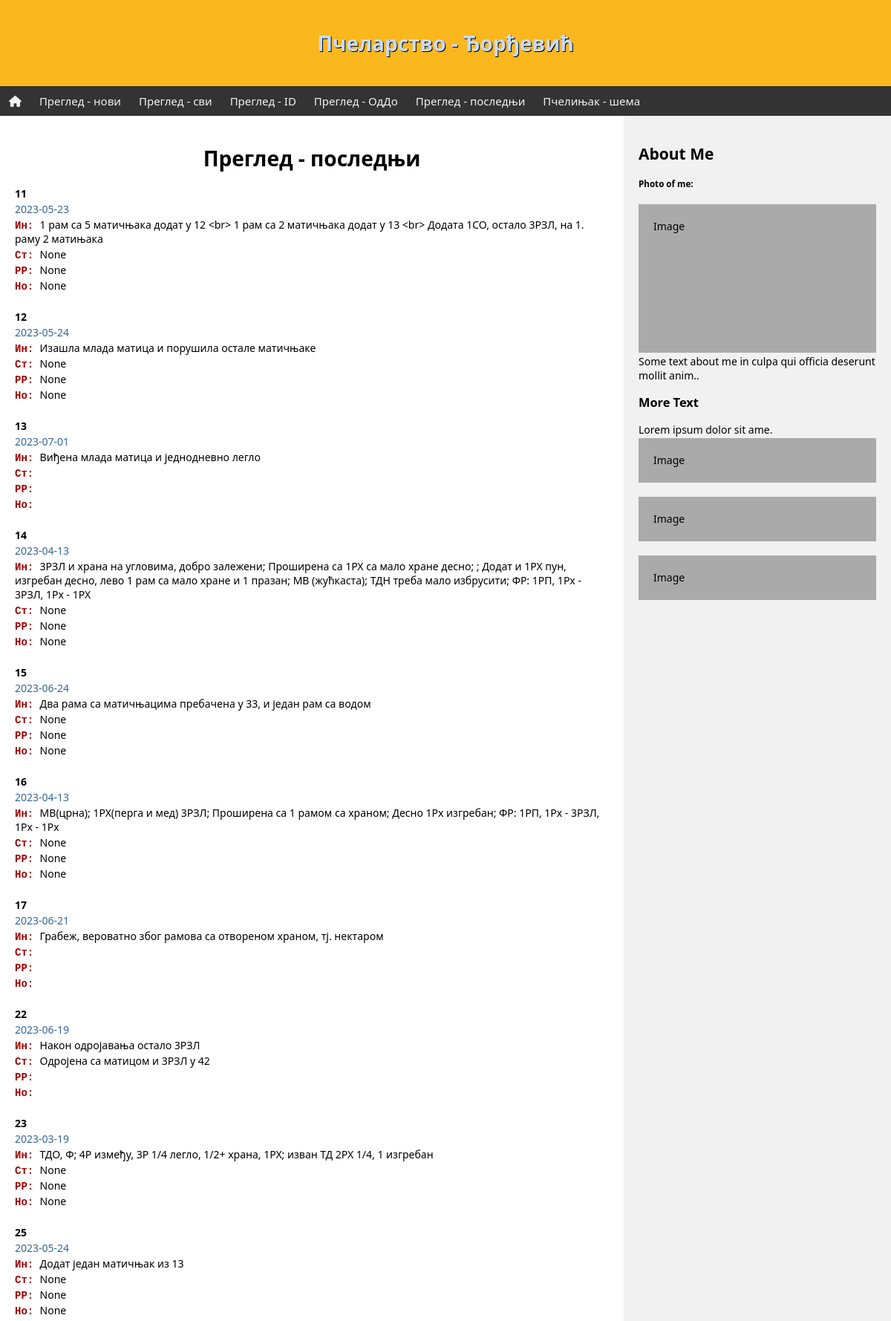
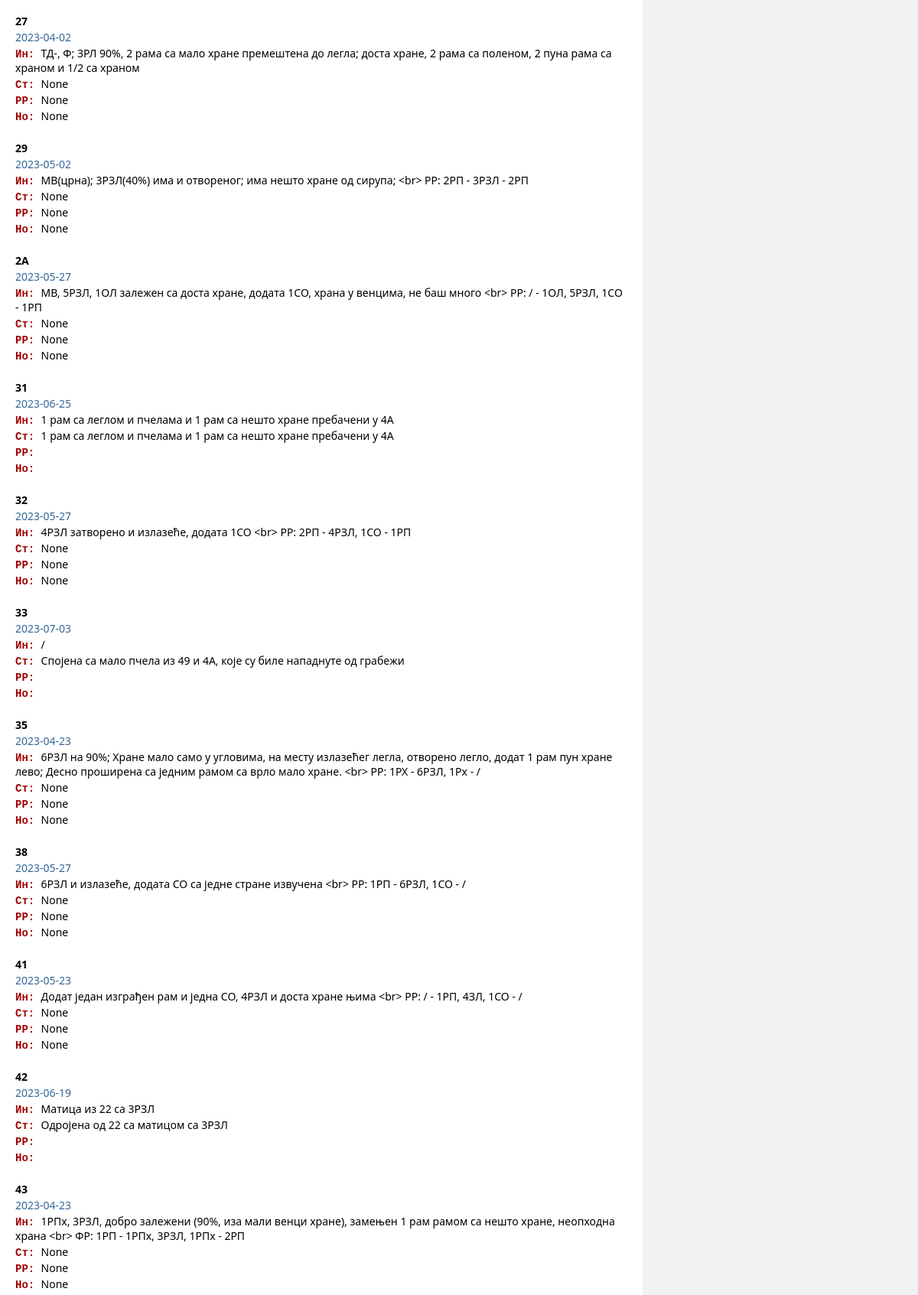
Screenshot of /inspect_last (upper part) with the database file from the repository (2 pictures, top to bottom).
### tables this page shows
CREATE TABLE inspect (id INTEGER PRIMARY KEY ASC AUTOINCREMENT NOT NULL, hive_id TEXT (2) NOT NULL, date DATE NOT NULL, state VARCHAR (255), interv VARCHAR (255), frames VARCHAR (127), note VARCHAR (255));

### app.py (the view)
@app.route("/inspect_last")
def inspect_last():
    db = os.path.join(app.root_path, 'pcelinjak.db')
    con = sqlite3.connect(db)
    cur = con.cursor()
    sql="""
    SELECT I.hive_id, I.date, I.interv, I.state, I.frames, I.note
    FROM inspect AS I
    JOIN
    (
        SELECT hive_id, MAX(date) ldate
        FROM inspect
        GROUP BY hive_id
    ) as M
    ON I.hive_id = M.hive_id AND I.date = M.ldate
    ORDER BY    I.hive_id
    """
    cur.execute(sql)
    rew=cur.fetchall()
    con.close()
    return render_template("inspect_last.html", review=rew)

### templates/inspect_last.html
{% extends 'template.html' %}
{% block content %}
  <h1>Преглед - последњи</h1>
	{% for (hive_id, date, state, interv, frames, note) in review %}
    <p><b>{{ hive_id }}</b></p>
		<p style="color: #336699">{{ date }}</p>
	  <p><span class="vst">Ин: </span>{{ interv }}</p>
		<p><span class="vst">Ст: </span>{{ state }}</p>
	  <p><span class="vst">РР: </span>{{ frames }}</p>
	  <p><span class="vst">Но: </span>{{ note }}</p>
		<br />
	{% endfor %}
{% endblock content %}

### static/css/style.css (style rules this page uses)
* { box-sizing: border-box; }
body { margin: 0; font-family: 'Segoe UI', Tahoma, Geneva, Verdana, sans-serif; font-size: 14px; }
p { margin-top: 2px; margin-bottom: 2px; }
h1 { text-align: center; }
.vst { color: #a00000; font-weight: 600; font-family: 'Courier New', Courier, monospace; }

### rows the page displays
inspect: hive "12", date "2023-05-24", state "Изашла млада матица и порушила остале матичњаке", state "None", frames "None", note "None"
inspect: hive "13", date "2023-07-01", state "Виђена млада матица и једнодневно легло"
inspect: hive "14", date "2023-04-13", state "3РЗЛ и храна на угловима, добро залежени; Проширена са 1РХ са мало хране десно; ; Додат и 1РХ пун, изгребан десно, лево 1 рам са мало хране и 1 празан; МВ (жућкаста); ТДН треба мало избрусити; ФР: 1РП, 1Рх - 3РЗЛ, 1Рх - 1РХ", state "None", frames "None", note "None"
inspect: hive "15", date "2023-06-24", state "Два рама са матичњацима пребачена у 33, и један рам са водом", state "None", frames "None", note "None"
inspect: hive "16", date "2023-04-13", state "МВ(црна); 1РХ(перга и мед) 3РЗЛ; Проширена са 1 рамом са храном; Десно 1Рх изгребан; ФР: 1РП, 1Рх - 3РЗЛ, 1Рх - 1Рх", state "None", frames "None", note "None"
inspect: hive "17", date "2023-06-21", state "Грабеж, вероватно због рамова са отвореном храном, тј. нектаром"
inspect: hive "22", date "2023-06-19", state "Након одројавања остало 3РЗЛ", interv "Одројена са матицом и 3РЗЛ у 42"
inspect: hive "23", date "2023-03-19", state "ТДО, Ф; 4Р између, 3Р 1/4 легло, 1/2+ храна, 1РХ; изван ТД 2РХ 1/4, 1 изгребан", state "None", frames "None", note "None"
inspect: hive "25", date "2023-05-24", state "Додат један матичњак из 13", state "None", frames "None", note "None"
inspect: hive "27", date "2023-04-02", state "ТД-, Ф; 3РЛ 90%, 2 рама са мало хране премештена до легла; доста хране, 2 рама са поленом, 2 пуна рама са храном и 1/2 са храном", state "None", frames "None", note "None"
inspect: hive "31", date "2023-06-25", interv "1 рам са леглом и пчелама и 1 рам са нешто хране пребачени у 4A", state "1 рам са леглом и пчелама и 1 рам са нешто хране пребачени у 4A"
inspect: hive "33", date "2023-07-03", state "/", interv "Спојена са мало пчела из 49 и 4A, које су биле нападнуте од грабежи"
inspect: hive "42", date "2023-06-19", state "Матица из 22 са 3РЗЛ", interv "Одројена од 22 са матицом са 3РЗЛ"

### other values shown
{{ hive_id }} "11" "29" "2A" "32" "35" "38" "41" "43"
{{ date }} "2023-05-23" "2023-05-02" "2023-05-27" "2023-05-27" "2023-04-23" "2023-05-27" "2023-05-23" "2023-04-23"
{{ interv }} "1 рам са 5 матичњака додат у 12 <br> 1 рам са 2 матичњака додат у 13 <br> Додата 1СО, остало 3РЗЛ, на 1. раму 2 матињака" "МВ(црна); 3РЗЛ(40%) има и отвореног; има нешто хране од сирупа; <br> РР: 2РП - 3РЗЛ - 2РП" "МВ, 5РЗЛ, 1ОЛ залежен са доста хране, додата 1СО, храна у венцима, не баш много <br> РР: / - 1ОЛ, 5РЗЛ, 1СО - 1РП" "4РЗЛ затворено и излазеће, додата 1СО <br> РР: 2РП - 4РЗЛ, 1СО - 1РП" "6РЗЛ на 90%; Хране мало само у угловима, на месту излазећег легла, отворено легло, додат 1 рам пун хране лево; Десно проширена са једним рамом са врло мало хране. <br> РР: 1РХ - 6РЗЛ, 1Рх - /" "6РЗЛ и излазеће, додата СО са једне стране извучена <br> РР: 1РП - 6РЗЛ, 1СО - /" "Додат један изграђен рам и једна СО, 4РЗЛ и доста хране њима <br> РР: / - 1РП, 4ЗЛ, 1СО - /" "1РПх, 3РЗЛ, добро залежени (90%, иза мали венци хране), замењен 1 рам рамом са нешто хране, неопходна храна <br> ФР: 1РП - 1РПх, 3РЗЛ, 1РПх - 2РП"
{{ state }} "None" "None" "None" "None" "None" "None" "None" "None"
{{ frames }} "None" "None" "None" "None" "None" "None" "None" "None"
{{ note }} "None" "None" "None" "None" "None" "None" "None" "None"
